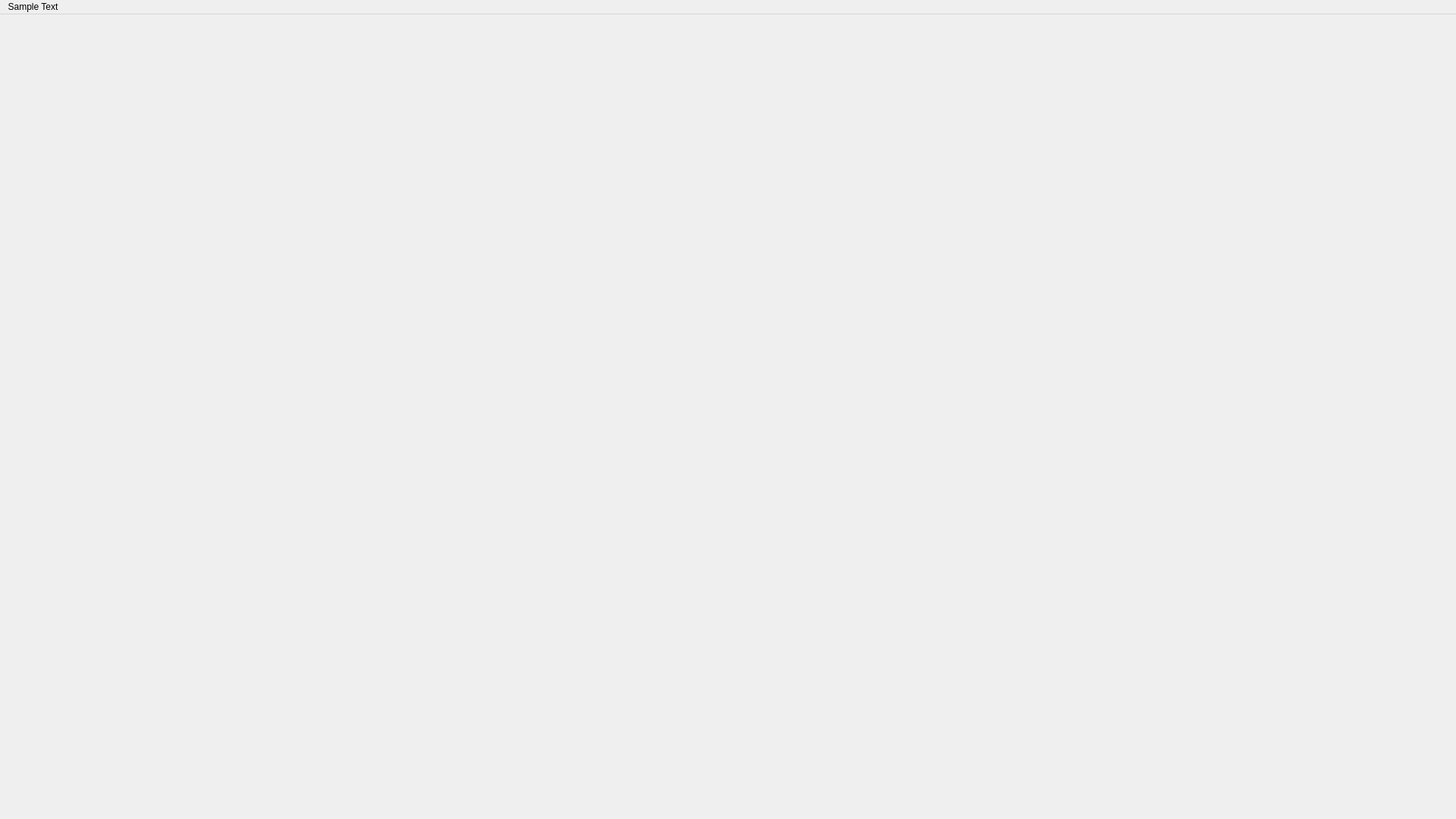
<?xml version="1.0" encoding="UTF-8"?>
<ui version="4.0">
 <class>MainWindow</class>
 <widget class="QMainWindow" name="MainWindow">
  <property name="geometry">
   <rect>
    <x>0</x>
    <y>0</y>
    <width>1920</width>
    <height>1080</height>
   </rect>
  </property>
  <property name="windowTitle">
   <string>SCADA - PolyConLab</string>
  </property>
  <widget class="QWidget" name="centralwidget"/>
  <widget class="QMenuBar" name="menubar">
   <property name="geometry">
    <rect>
     <x>0</x>
     <y>0</y>
     <width>1920</width>
     <height>33</height>
    </rect>
   </property>
   <widget class="QMenu" name="SampleMenuText">
    <property name="title">
     <string>Sample Text</string>
    </property>
   </widget>
   <addaction name="SampleMenuText"/>
  </widget>
 </widget>
 <resources/>
 <connections/>
</ui>
